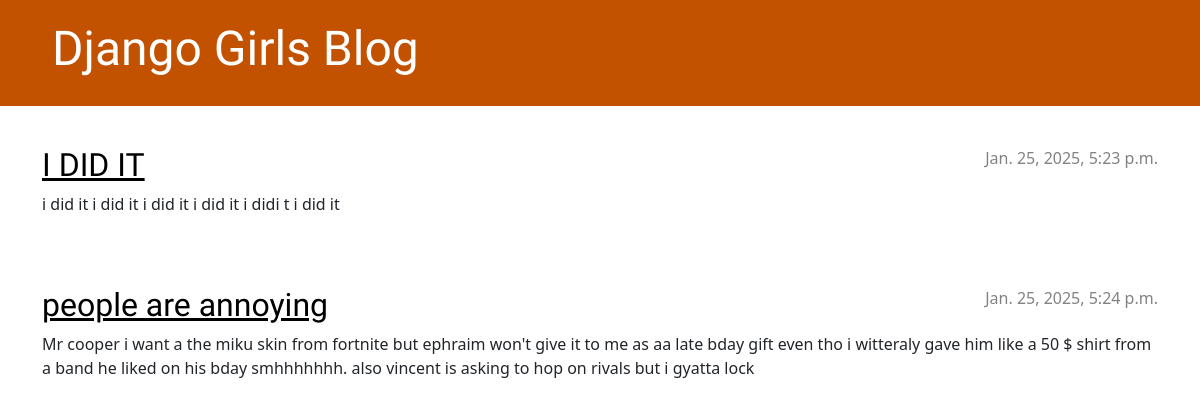
The app's page /, older data.
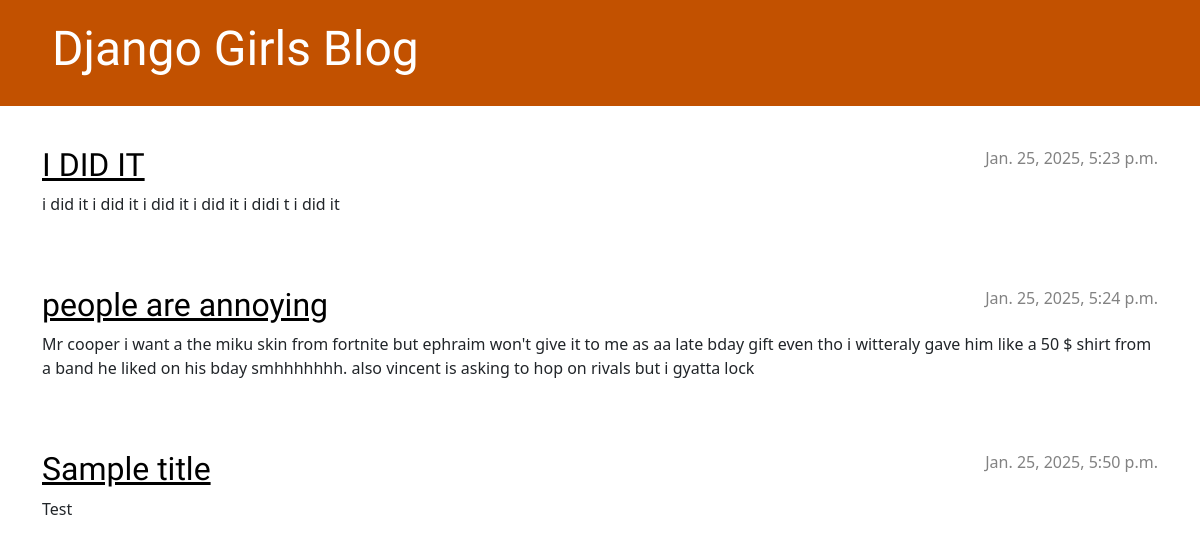
The same page, newer data.
### blog/models.py (models this page shows, shortened)
class Post(models.Model):
    author = models.ForeignKey(settings.AUTH_USER_MODEL, on_delete=models.CASCADE)
    title = models.CharField(max_length=200)
    text = models.TextField()
    created_date = models.DateTimeField(default=timezone.now)
    published_date = models.DateTimeField(blank=True, null=True)

### blog/views.py (the view)
# urls.py: path('', views.post_list, name='post_list'),
def post_list(request):
    posts = Post.objects.filter(published_date__lte=timezone.now()).order_by('published_date')
    return render(request, 'blog/post_list.html', {'posts': posts})

### blog/templates/blog/post_list.html (shortened to what this page needs)
{% load static %}
<!DOCTYPE html>
<html>
    <head>
        <link rel="stylesheet" href="https://cdn.jsdelivr.net/npm/bootstrap@5.3.3/dist/css/bootstrap.min.css">
        <link rel="stylesheet" href="{% static 'css/blog.css' %}">
    </head>
    <body>
        <header class="page-header">
            <div class="container">
                <h1><a href="/">Django Girls Blog</a></h1>
            </div>
        </header>
        <main class="container">
            <div class="row">
                <div class="col">
                    {% for post in posts %}
                        <article class="post">
                            <time class="date">
                                {{ post.published_date }}
                            </time>
                            <h2><a href="">{{ post.title }}</a></h2>
                            <p>{{ post.text|linebreaksbr }}</p>
                        </article>
                    {% endfor %}
                </div>
            </div>
        </main>
    </body>
</html>

Row changes from the older to the newer data that the page shows:
added Post: published_date "Jan. 25, 2025, 5:50 p.m.", title "Sample title", text "Test"
